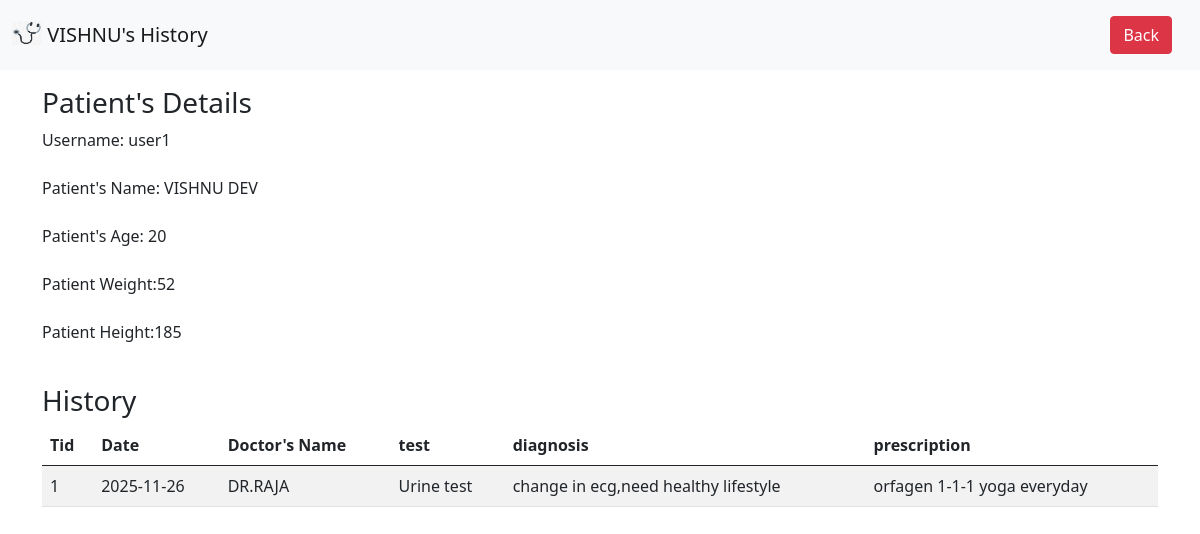
The page /patienthistory/1 (signed in) on the database its author committed.
### model.py (models this page shows)
class Patient(db.Model):
    __tablename__ = "Patient"
    pid = db.Column(db.Integer, primary_key=True)
    username = db.Column(db.String, unique=True, nullable=False)
    password = db.Column(db.String, nullable=False)
    fname = db.Column(db.String, nullable=False)
    lname = db.Column(db.String, nullable=True)
    age=db.Column(db.Integer,nullable=False)
    height=db.Column(db.Integer,nullable=True)
    weight=db.Column(db.Integer,nullable=True)
    blacklist = db.Column(db.Boolean, default=False)

class Treatment(db.Model):
    __tablename__ = "Treatment"
    tid = db.Column(db.Integer, primary_key=True)
    date=db.Column(db.Date,nullable=False)
    did = db.Column(db.Integer,db.ForeignKey('Doctor.did'),nullable=False)
    pid = db.Column(db.Integer,db.ForeignKey('Patient.pid'),nullable=False)
    test=db.Column(db.String,nullable=True)
    diagnosis=db.Column(db.String,nullable=True)
    prescription=db.Column(db.String,nullable=True)

class Doctor(db.Model):
    __tablename__ = "Doctor"
    did = db.Column(db.Integer, primary_key=True)
    username = db.Column(db.String, unique=True, nullable=False)
    password = db.Column(db.String, nullable=False)
    fname = db.Column(db.String, nullable=False)
    lname = db.Column(db.String, nullable=True)
    exp=db.Column(db.Integer,nullable=False)
    desc=db.Column(db.String,nullable=False)
    deptid = db.Column(db.Integer,db.ForeignKey('Dept.deptid'),nullable=False)
    blacklist = db.Column(db.Boolean, default=False)

### app.py (the view)
@app.route('/patienthistory/<int:pid>', methods=['GET', 'POST'])
def patienthistory(pid):
    if session.get('role') in ["Admin","Doctor","Patient"] and session.get('user_id')==pid:
        patient = Patient.query.get(pid)
        treatments=Treatment.query.filter_by(pid=pid).all()
        doctors = {d.did: d.fname for d in Doctor.query.all()}
        return render_template(
            "patienthistory.html",patient=patient,treatments=treatments,doctors=doctors)
    else:
            return redirect(url_for('index'))

### templates/patienthistory.html (shortened to what this page needs)
<!DOCTYPE html>
<html lang="en">
<head>
    <link href="https://cdn.jsdelivr.net/npm/bootstrap@5.0.2/dist/css/bootstrap.min.css" rel="stylesheet">
</head>
<body>
    <nav class="navbar navbar-light bg-light">
        <div class="container-fluid">
          <a class="navbar-brand" href="#">
            <img src="{{ url_for('static', filename='stethoscope.png') }}"
               width="30" height="24" class="d-inline-block align-text-top">
            {{patient.fname | upper}}'s History
          </a>
          <a class="nav-link" href="{{ request.referrer }}">
            <button type="button" class="btn btn-danger">Back</button>
            </a>
        </div>
    </nav>
        <div class="container">
            <p><h3>Patient's Details</h3>
            Username: {{ patient.username }}<br><br>
            Patient's Name: {{ patient.fname|upper }} {{ patient.lname|upper }}<br><br>
            Patient's Age: {{patient.age}}<br><br>
            Patient Weight:{{patient.weight}}<br><br>
            Patient Height:{{patient.height}}<br><br>
           </p>
        </div>
        <div class="container">
            <h3>History</h3>
            <table class="table table-striped">
                <thead>
                <tr>
                    <th scope="col">Tid</th>
                    <th scope="col">Date</th>
                    <th scope="col">Doctor's Name</th>
                    <th scope="col">test</th>
                    <th scope="col">diagnosis</th>
                    <th scope="col">prescription</th>
                </tr>
                </thead>
                <tbody>
                    {% for treat in treatments %}
                    <tr>
                        <td>{{ treat.tid }}</td>
                        <td>{{ treat.date}}</td>
                        <td>{{ doctors[treat.did] | upper}}</td>
                        <td>{{ treat.test}}</td>
                        <td>{{ treat.diagnosis}}</td>
                        <td>{{ treat.prescription}}</td>
                    </tr>
                    {% endfor %}
                </tbody>
            </table>
        </div>
</body>
</html>

### rows shown on the page
Patient: fname "VISHNU", username "user1", lname "DEV", age "20", weight "52", height "185"
Treatment: tid "1", date "2025-11-26", did.fname "DR.RAJA", test "Urine test", diagnosis "change in ecg,need healthy lifestyle", prescription "orfagen 1-1-1 yoga everyday"
